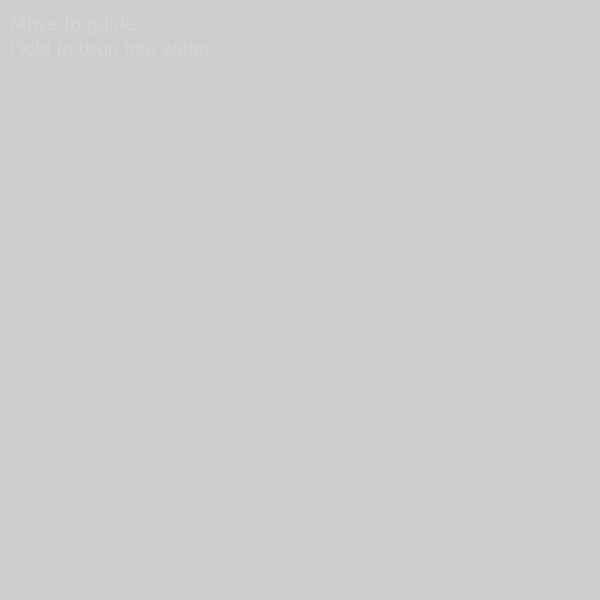
Frame 1 (no input)
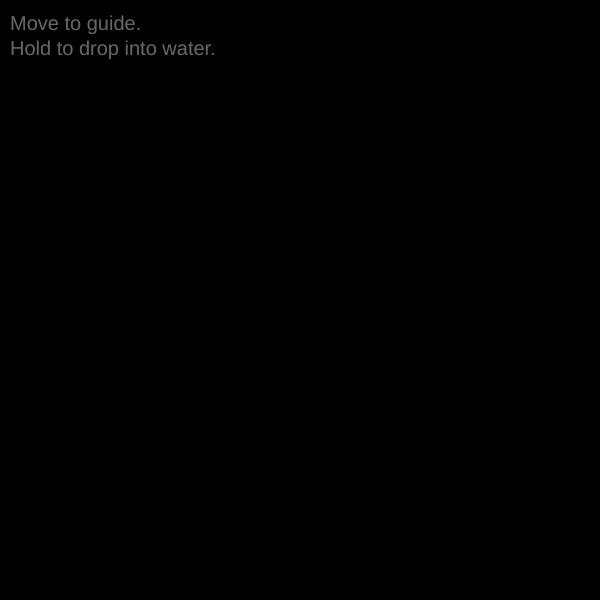
Frame 60 (no input)
Frame 120 (the mouse pressed at the canvas centre since frame 60): identical to frame 60, image omitted

The p5.js sketch that drew these frames (run headless with seeded random() and noise() and a simulated clock; from frame 60 on, the mouse is pressed at the canvas centre):

// p5.js sketch
// ── sketch.js
let t = "";
let letters = [];
let speed = 0.1;

class Letter {
  constructor(x,y,c,r) {
    this.x = x;
    this.y = y;
    this.c = c;
    this.r = r;
  }
  falling(){
    if(this.y < this.r){
      fill(255);
      this.y += 2;
    }else{
      fill(0);
      this.y = this.r
      
    }
  }
  display() {
    text(this.c, this.x, this.y,this.r);
  }
}

function setup() {
  createCanvas(600, 600);
}

function draw() {
  background(0,0,0,50);
  fill(255,255,255,30);
  noStroke();
  textSize(20);
  text('Move to guide.\nHold to drop into water.',10,30);
  fill(255);
  for (i=letters.length-1; i >= 0; i--) {
    if(mouseIsPressed == false){
      if (i == 0) {
        letters[i].x = mouseX;
        letters[i].y = mouseY;
        letters[i].display();

      } else {
        letters[i].x += (letters[i-1].x-letters[i].x)*speed;
        letters[i].y += (letters[i-1].y-letters[i].y)*speed;
        //find new position 
        //based on the prior letter's position
        //like ++ with direction
        letters[i].display();
      }
    }else{
      letters[i].falling();
      letters[i].display();
      if(letters[i].y>letters[i].r){
        water(letters[i].x,letters[i].y);
        letters.splice(i,1);
      }
    }
  }

}

function water(a,b){
  noFill();
  stroke(255);
  strokeWeight(1);
  let h = random(20,40);
  let w = random(40,80);
  for(let j=0;j<3;j++){
    ellipse(a,b,w-j*10,h-j*10);
  }
}

function keyTyped() {
  if (key.length == 1) {
    t += key;
    letters.push(new Letter(mouseX + key.length*100, mouseY, key, random(350,500)));
  }
}

//I don't know why it doesn't working
// This part ⬇

function keyReleased(){
  if (key == BACKSPACE){
    t = t.substring(0,t.length-1)
  }
}

// ── readme.html
<!DOCTYPE html>
<html lang="en">
<head>
  <meta charset="UTF-8">
  <script src="sketch.js"></script>
  <title>Sketch Name</title> <!--Update your title here-->
  <!--Add style to your code within the style tag <style></style>
  Read the W3Schools CSS Intro for more: https://www.w3schools.com/css/css_intro.asp 
  -->
  <style>
    body {
      font-family: sans-serif;
      margin: 2em;
      /*padding: 1em;*/
      color: #000000;
      background-color: #f0f0f0;
    }

    a {
      color: rgb(0,0,255);
    }

    a:hover {
      text-decoration: dashed;
    }

    h1 {
      /* Insert your own style here */
    }

    h2 {
      /* Insert your own style here */
    }
  </style>
</head>

<body>
    <h1>Week8 Description</h1>
    <p>This week, I wanted to create something relatively simple and clean, while also trying to use as much of what we learned recently as possible. So I designed an interaction where users can “drop” the text they type into water. Like it's raining.</p>
    <p>Although I don’t know why the backspace key still doesn’t work properly (I tried both key and keyCode, but neither solved the problem), luckily, when the text is “dropped into the water,” it also removes the corresponding characters from the array. So in a way, this makes up for the problem.</p>
    <p><a href="index.html" target="_blank">Link to sketch</a></p>

    <!--Replace with your own image-->
    <!--You can limit the size of your displayed image using "height" or "width" -->
    <img src="media/image.jpg" height="400px" alt=" "></img>
</body>
</html>
